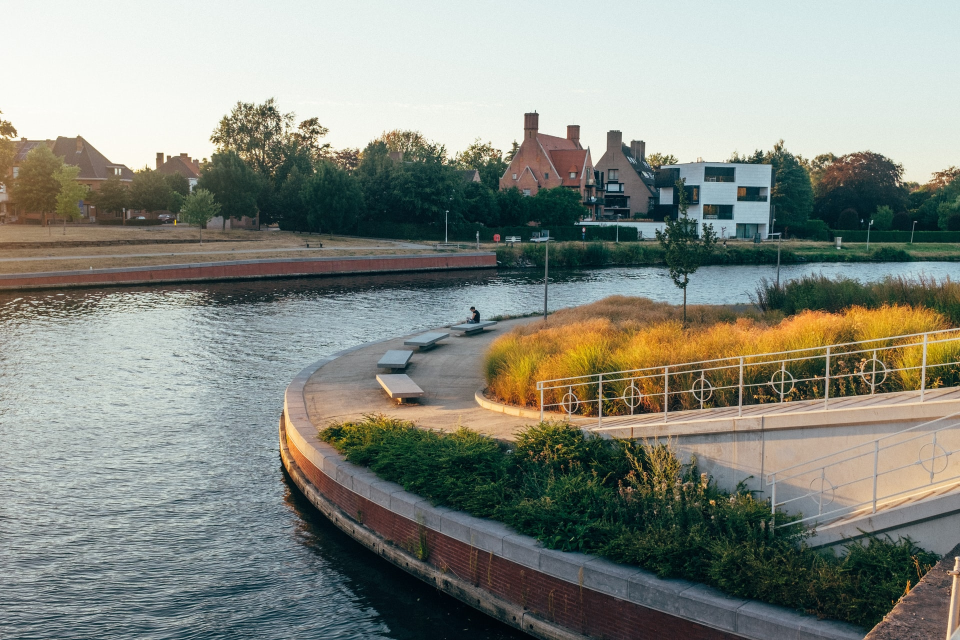
#> input picture opencv/media/kor.jpg, 1920 x 1280 px (shown at 1/2 size)
$ python contours.py
#> lines starting #> are read from the running program, lines starting #| are printed output that depends on the picture; after the words box and inside, x2 and y2 are one past the last pixel; in counts of white or black regions, pixels touching at a corner belong together
import cv2 as cv
import numpy as np

# rescale function
def rescaleFrame(frame, scale=0.75):
#> called with scale = 0.3
    width = int(frame.shape[1] * scale)
#> width = 576
    height = int(frame.shape[0] * scale)
#> height = 384
    dimensions = (width, height)
#> dimensions = (576, 384)

    return cv.resize(frame, dimensions, interpolation=cv.INTER_AREA)
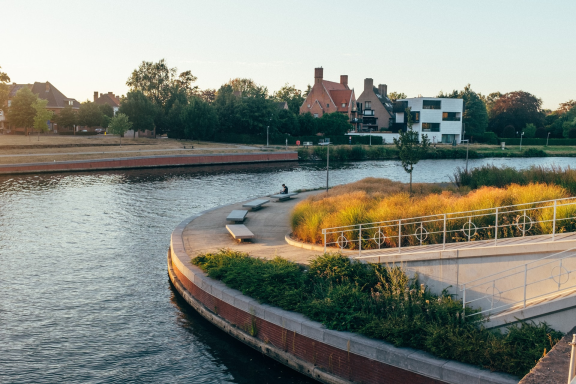
#> returned value: shape (384, 576, 3); mean of channels 0, 1, 2 128.2, 137.2, 133.3; drawn as B, G, R

# read and scale image
img = rescaleFrame(cv.imread('media/kor.jpg'), scale=.3)

blank = np.zeros(img.shape, dtype='uint8')

# gray
gray = cv.cvtColor(img, cv.COLOR_BGR2GRAY)
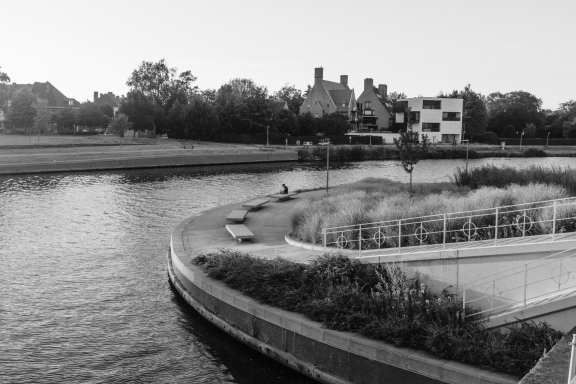
#> gray: shape (384, 576); min 4, max 252, mean 135
#cv.imshow('gray', gray)

# blur
blur = cv.GaussianBlur(gray, (5,5), cv.BORDER_DEFAULT)
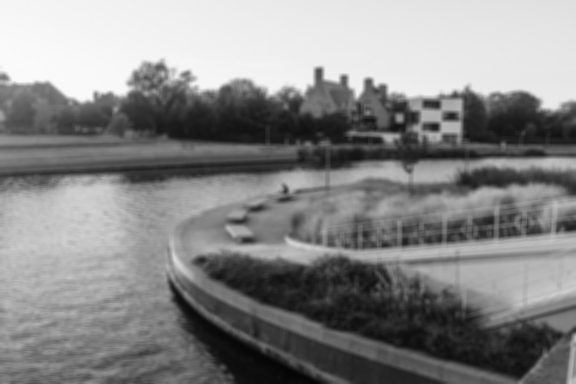
#> blur: shape (384, 576); min 5, max 251, mean 135
cv.imshow('blur', blur)

# canny
canny = cv.Canny(blur, 125, 175)
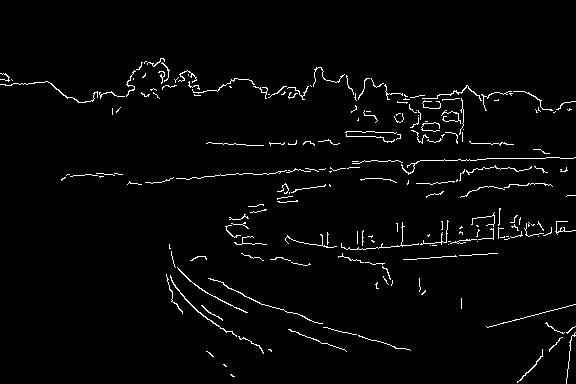
#> canny: shape (384, 576); 2.4% white in thin lines or dots, all inside (x1, y1, x2, y2) = (0, 58, 576, 384)
cv.imshow('canny', canny)

# threshold
#ret, thresh = cv.threshold(gray, 125, 255, cv.THRESH_BINARY)
#cv.imshow('thresh', thresh)

# coordinates of contours in image, hierarchie of contours = (, mode of returning contours (retr=all, rert_external=only outside, rert_tree=all hierarchical contours), )
contours, hierarchies = cv.findContours(canny, cv.RETR_LIST, cv.CHAIN_APPROX_SIMPLE)
#> contours = 203 contours, 197 with area under 20; largest, box (x1, y1, x2, y2) and area: (170, 275, 237, 337) 48, (177, 267, 248, 313) 36, (0, 81, 98, 103) 27, (422, 85, 482, 101) 26, (208, 278, 323, 324) 24, (517, 349, 543, 383) 20
print(len(contours))
#| 203

cv.drawContours(blank, contours, -1, (0,0,255), 1)
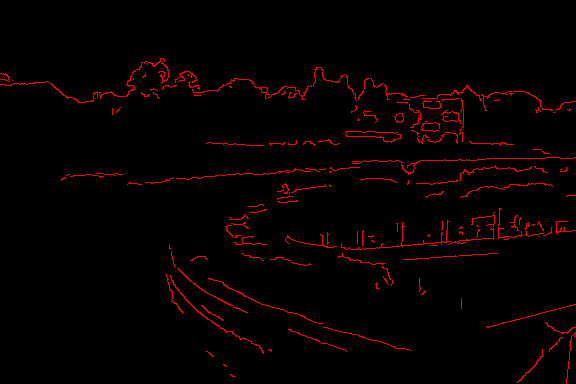
#> blank: shape (384, 576, 3); mean of channels 0, 1, 2 0, 0, 6.2; drawn as B, G, R
cv.imshow('contours drawn', blank)

# show image
cv.imshow('kor', img)
cv.waitKey(0)

$ run again, with opencv/media/cat.jpg copied over opencv/media/kor.jpg
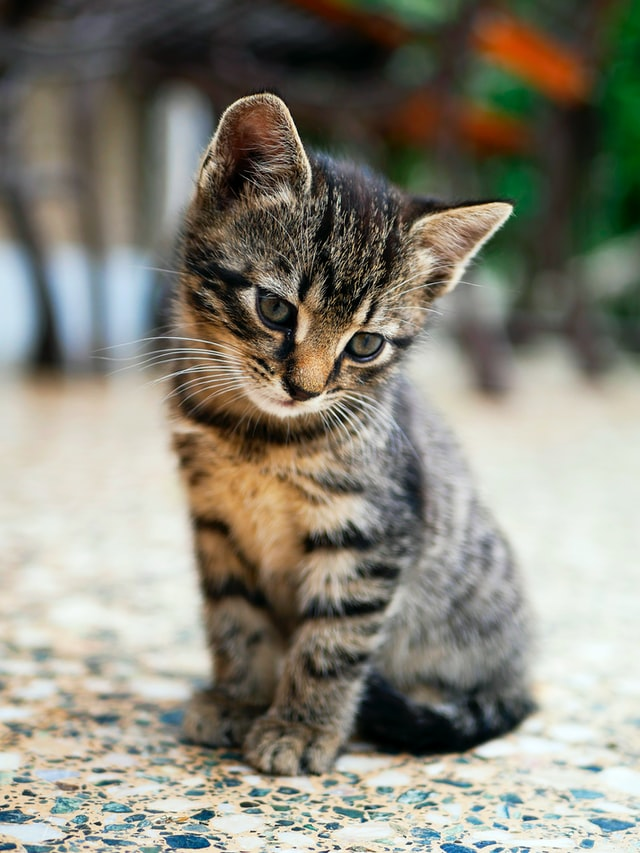
#> input picture opencv/media/cat.jpg, 640 x 853 px
#> width = 192
#> dimensions = (192, 255)
#> `canny = cv.Canny(blur, 125, 175)`:
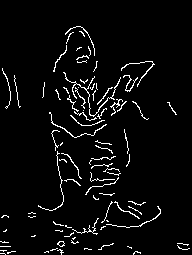
#> canny: shape (255, 192); 4.3% white in thin lines or dots, all inside (x1, y1, x2, y2) = (0, 26, 190, 255)
#> contours = 89 contours, 86 with area under 20; largest, box (x1, y1, x2, y2) and area: (63, 72, 121, 117) 40, (57, 241, 65, 247) 25, (49, 112, 107, 138) 24
#| 89
#> `cv.drawContours(blank, contours, -1, (0,0,255), 1)`:
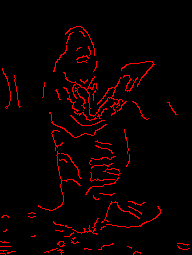
#> blank: shape (255, 192, 3); mean of channels 0, 1, 2 0, 0, 11; drawn as B, G, R
